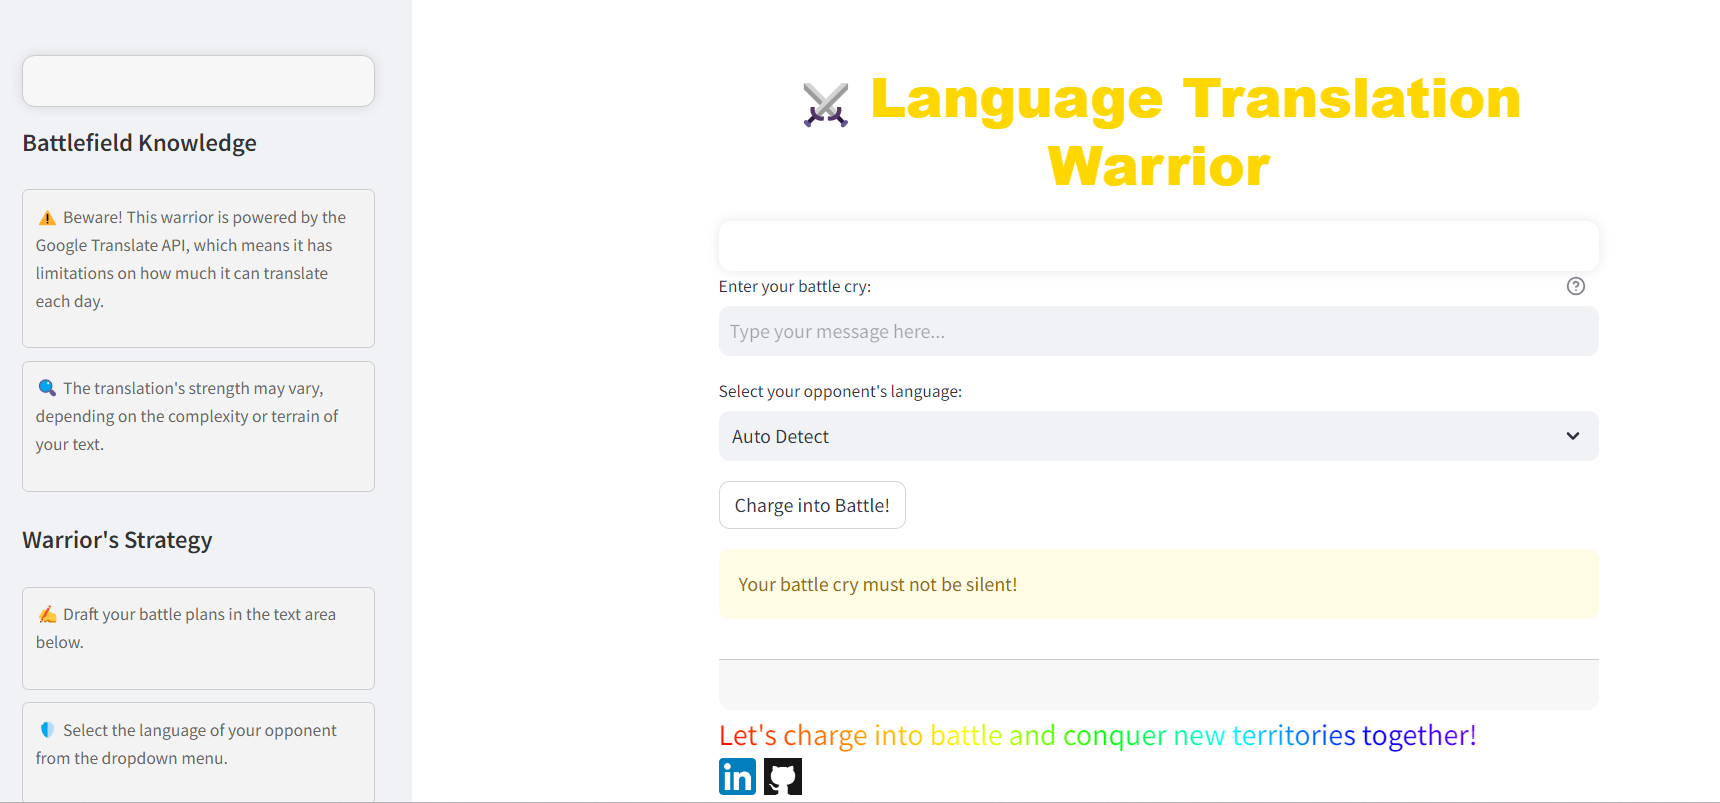

This chart was generated by the following Python code:
import streamlit as st
from googletrans import Translator, LANGUAGES
from gtts import gTTS
import IPython.display as ipd

# CSS style for the app
STYLE = """
<style>
body {
    color: #333;
    background-color: #f0f0f0;
    font-family: Arial, sans-serif;
}

.title {
    font-family: 'Arial Black', sans-serif;
    color: #FFD700;
    text-align: center;
    padding: 20px;
}

.icon {
    display: inline-block;
    vertical-align: middle;
    margin-right: 10px;
    font-size: 36px; /* Adjust the font size as needed */
}

.container {
    max-width: 800px;
    margin: auto;
    padding: 20px;
    background-color: #fff;
    border-radius: 10px;
    box-shadow: 0px 0px 10px 0px rgba(0,0,0,0.1);
}

.text-area, .select-box {
    background-color: #f7f7f7;
    color: #333;
    padding: 10px;
    border-radius: 5px;
    margin-bottom: 20px;
    border: 1px solid #ccc;
}

.button {
    display: block;
    width: 100%;
    padding: 10px;
    background-color: #4CAF50;
    color: #fff;
    border: none;
    border-radius: 5px;
    cursor: pointer;
    transition: background-color 0.3s;
}

.button:hover {
    background-color: #45a049;
}

.translation {
    background-color: #008CBA;
    color: #fff;
    padding: 10px;
    margin-top: 20px;
    border-radius: 5px;
}

.image {
    max-width: 150px;
    display: block;
    margin: auto;
    margin-bottom: 20px;
}

.sidebar {
    padding: 20px;
    background-color: #f7f7f7;
    border-radius: 10px;
    border: 1px solid #ccc;
    box-shadow: 0px 0px 10px 0px rgba(0,0,0,0.1);
}

.sidebar-title {
    font-size: 20px;
    color: #333;
    margin-bottom: 10px;
}

.sidebar-content {
    font-size: 14px;
    color: #666;
}

.sidebar-box {
    background-color: #f3f3f3;
    border-radius: 5px;
    padding: 10px;
    margin-bottom: 10px;
    border: 1px solid #ccc;
}

.footer {
    text-align: center;
    padding: 20px;
    background-color: #f7f7f7;
    border-top: 1px solid #ccc;
    border-radius: 0 0 10px 10px;
    color: #B0C4DE; /* Footer text color */

}

.footer a {
    text-decoration: none;
    color: #333;
    transition: color 0.3s;
}

.footer a:hover {
    color: #FF4500; /* LinkedIn and GitHub logo color on hover */
}

.error-message {
    color: red;
    margin-top: 10px;
}

.rainbow-text {
    background: linear-gradient(45deg, #ff0000, #ff8000, #ffff00, #00ff00, #00ffff, #0000ff, #8000ff);
    -webkit-background-clip: text;
    -webkit-text-fill-color: transparent;
    display: inline;
    font-size: 24px; /* Adjust the font size as needed */

}
</style>
"""

def translate_text(text, target_language='en'):
    translator = Translator()
    translation = translator.translate(text, dest=target_language)
    translated_text = translation.text
    return translated_text, translation.src

def get_pronunciation(text, lang='en'):
    tts = gTTS(text=text, lang=lang)
    tts.save("pronunciation.mp3")
    return "pronunciation.mp3"

# Streamlit UI
st.markdown(STYLE, unsafe_allow_html=True)
st.markdown("<h1 class='title'><span class='icon'>⚔️</span>Language Translation Warrior</h1>", unsafe_allow_html=True)

# Sidebar with limitations and usage instructions
st.sidebar.markdown("<div class='sidebar'>", unsafe_allow_html=True)
st.sidebar.markdown("<h2 class='sidebar-title'>Battlefield Knowledge</h2>", unsafe_allow_html=True)
st.sidebar.markdown("<div class='sidebar-box'><p class='sidebar-content'>⚠️ Beware! This warrior is powered by the Google Translate API, which means it has limitations on how much it can translate each day.</p></div>", unsafe_allow_html=True)
st.sidebar.markdown("<div class='sidebar-box'><p class='sidebar-content'>🔍 The translation's strength may vary, depending on the complexity or terrain of your text.</p></div>", unsafe_allow_html=True)
st.sidebar.markdown("<h2 class='sidebar-title'>Warrior's Strategy</h2>", unsafe_allow_html=True)
st.sidebar.markdown("<div class='sidebar-box'><p class='sidebar-content'>✍️ Draft your battle plans in the text area below.</p></div>", unsafe_allow_html=True)
st.sidebar.markdown("<div class='sidebar-box'><p class='sidebar-content'>🛡️ Select the language of your opponent from the dropdown menu.</p></div>", unsafe_allow_html=True)
st.sidebar.markdown("<div class='sidebar-box'><p class='sidebar-content'>⚡ Charge into battle by clicking the 'Translate' button.</p></div>", unsafe_allow_html=True)
st.sidebar.markdown("<h2 class='sidebar-title'>Translation Limit</h2>", unsafe_allow_html=True)
st.sidebar.markdown("<div class='sidebar-box'><p class='sidebar-content'>📜 The Google Translate API has limitations on the number of characters that can be translated per day.</p></div>", unsafe_allow_html=True)
st.sidebar.markdown("<div class='sidebar-box'><p class='sidebar-content'>🌐 As of the current quota, approximately 1 million characters can be translated per day.</p></div>", unsafe_allow_html=True)
st.sidebar.markdown("</div>", unsafe_allow_html=True)


# Main page content
st.markdown("<div class='container'>", unsafe_allow_html=True)

# Text input
text_to_translate = st.text_input("Enter your battle cry:", "", key='text_area', placeholder="Type your message here...", 
                                  help="Type the text you want to translate") 


# Language selection
target_language = st.selectbox("Select your opponent's language:", ["Auto Detect"] + list(LANGUAGES.values()), key='select_box')

# Translate button
if st.button("Charge into Battle!", key='translate_button', help="Click to translate your battle cry"):
    if text_to_translate:
        try:
            with st.spinner('Translating...'):
                if target_language == "Auto Detect":
                    detected_language = Translator().detect(text_to_translate).lang
                    st.info(f"Detected Language: {LANGUAGES[detected_language]} ({detected_language})")
                    translated_text, source_language = translate_text(text_to_translate)
                else:
                    target_language_code = [key for key, value in LANGUAGES.items() if value == target_language][0]
                    translated_text, source_language = translate_text(text_to_translate, target_language=target_language_code)
                
                st.markdown(f"<div class='translation'>{translated_text}</div>", unsafe_allow_html=True)
                
                # Pronunciation for translated text
                pronunciation_file = get_pronunciation(translated_text, target_language_code)
                st.audio(pronunciation_file, format='audio/mp3')
                
                # Pronunciation for original text
                if source_language != 'en':
                    original_pronunciation_file = get_pronunciation(text_to_translate, source_language)
                    st.audio(original_pronunciation_file, format='audio/mp3')
                
        except Exception as e:
            st.markdown(f"<div class='error-message'>An error occurred: {str(e)}</div>", unsafe_allow_html=True)
    else:
        st.warning("Your battle cry must not be silent!")

st.markdown("</div>", unsafe_allow_html=True)

# Footer section
st.markdown("<div class='footer' style='text-align: center;'>", unsafe_allow_html=True)
st.markdown("<p class='rainbow-text'>Let's charge into battle and conquer new territories together!</p>", unsafe_allow_html=True)
st.markdown("<a href='https://www.linkedin.com/in/morla-lakshmi-prasanna-824072255'><img src='https://upload.wikimedia.org/wikipedia/commons/thumb/8/81/LinkedIn_icon.svg/2048px-LinkedIn_icon.svg.png' width='30' height='30'></a>&nbsp;&nbsp;<a href='https://github.com/LP-THE-CODER'><img src='https://encrypted-tbn0.gstatic.com/images?q=tbn:ANd9GcQZkTHDk9wFCnizM9J7jS8FQkSQkY3BPG_HvnkdetOYXw&s' width='30' height='30'></a>", unsafe_allow_html=True)
st.markdown("<div style='text-align:center; margin: auto;'>", unsafe_allow_html=True)
st.markdown("<p style='color: #000000;'>Developed by Lakshmi Prasanna</p>", unsafe_allow_html=True)
st.markdown("<img src='Professional Profile Picture.png' width=150>", unsafe_allow_html=True)
st.markdown("<p style='color: #000000;'>&copy; 2024</p>", unsafe_allow_html=True)
st.markdown("</div>", unsafe_allow_html=True)
st.markdown("</div>", unsafe_allow_html=True)
